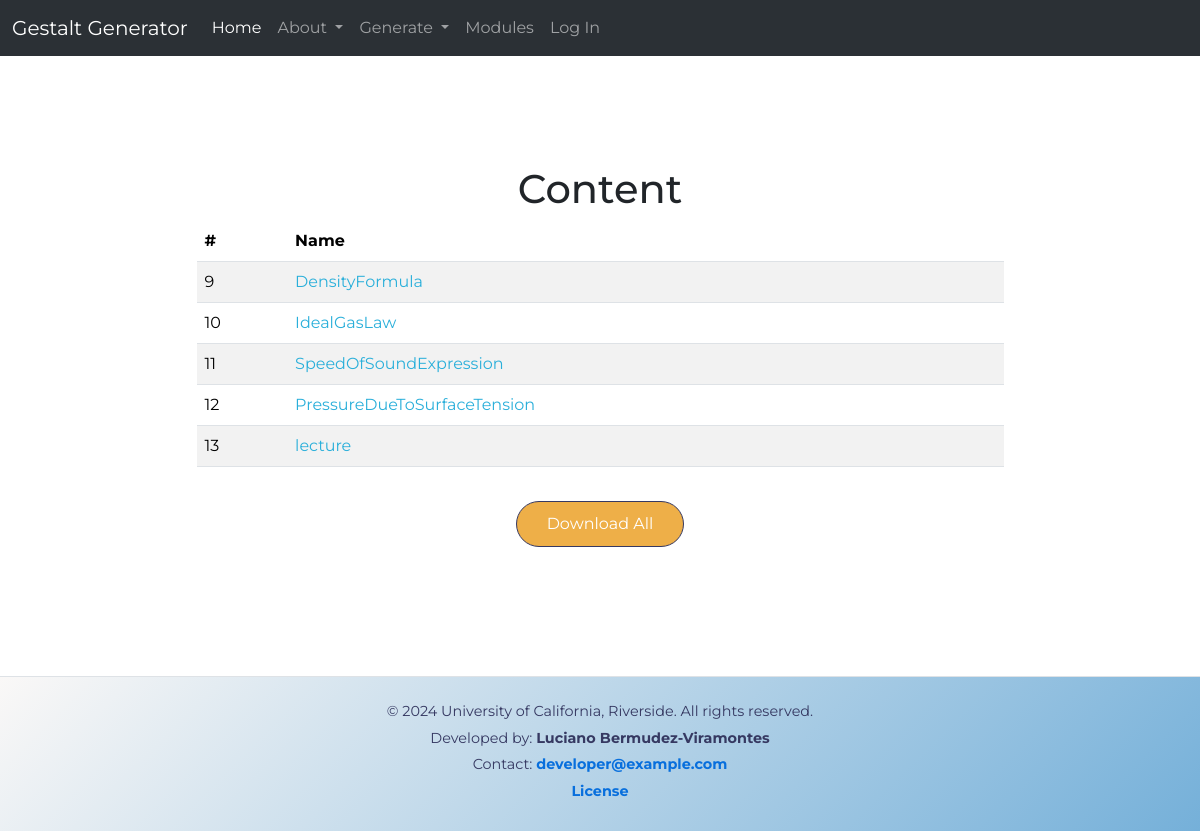
/retrieve_modules/Module_3, run on the app's committed database.
### app/db_models/models.py (models this page shows, shortened)
class Folder(db.Model):
    id = db.Column(db.Integer, primary_key=True)
    name = db.Column(db.String(256), nullable=False)
    files = db.relationship('File', backref='folder', lazy=True)
    question_metadata = db.relationship('QuestionMetadata', backref='folder', lazy=True)
    module_id = db.Column(db.Integer, db.ForeignKey('edu_module.id'), nullable=False)

### app/routes/module_retrieval/module_retrieval.py (the view)
@module_retrieval_bp.route("/retrieve_modules/<module_name>_<module_id>", methods=['GET', 'POST'])
def view_module_details(module_name,module_id):
    module = EduModule.query.filter_by(id=module_id).first()
    folder_data = []
    for folder in module.folders:
        folder_data.append({
            'id': folder.id,
            'folder_name': folder.name,
        })
    print(f"This is the folder data {folder_data}")
    session["folder_data"] = folder_data
    return render_template("module_content.html",folder_data=folder_data)

### app/templates/module_content.html (shortened to what this page needs)
{% extends "base.html" %}
{% block content %}
<div class="table-container">
    <h1 class="text-center">Content</h1>
    <table class="table table-striped">
        <thead>
            <tr>
                <th scope="col">#</th>
                <th scope="col">Name</th>
            </tr>
        </thead>
        <tbody>
            {% for folder in folder_data %}
            <tr>
                <td>{{ folder.id }}</td>
                <td><a href="{{ url_for('quiz_overview_bp.modules_action', folder_id = folder.id) }}">{{
                        folder.folder_name }}</a></td>
            </tr>
            {% endfor %}
        </tbody>
    </table>
    <div class="container d-flex justify-content-center mt-4">
        <form method="POST" action="{{ url_for('quiz_overview_bp.download_all_modules') }}">
            <button type="submit" class="btn btn-primary">Download All</button>
        </form>
    </div>
</div>
{% endblock %}

### app/static/css/styles.css (style rules this page uses)
:root { --light-shades: #FAF8F7; --light-accent: #EEAF48; --main-brand-color: #75B0D9; --dark-accent: #2AAFDA; --dark-shades: #363962; }
body { font-family: "Montserrat", sans-serif; font-optical-sizing: auto; font-size: 16px; }
.btn-primary { background-color: var(--light-accent); border-color: var(--dark-shades); padding: 10px 30px; font-size: 1.2rem; border-radius: 25px; margin-top: 10px; position: sticky; top: 90%; text-decoration: none; font-size: 1rem; transition: background-color 0.3s ease; }
.table-container { min-height: calc(100vh - 200px); padding: 20px; margin-bottom: 20px; display: flex; flex-direction: column; justify-content: center; align-items: center; }
.table { width: 75%; margin: 0 auto; }
.table a { text-decoration: none; color:var(--dark-accent) }

### data on the page
Folder: id "9", folder_name "DensityFormula"
Folder: id "10", folder_name "IdealGasLaw"
Folder: id "11", folder_name "SpeedOfSoundExpression"
Folder: id "12", folder_name "PressureDueToSurfaceTension"
Folder: id "13", folder_name "lecture"
